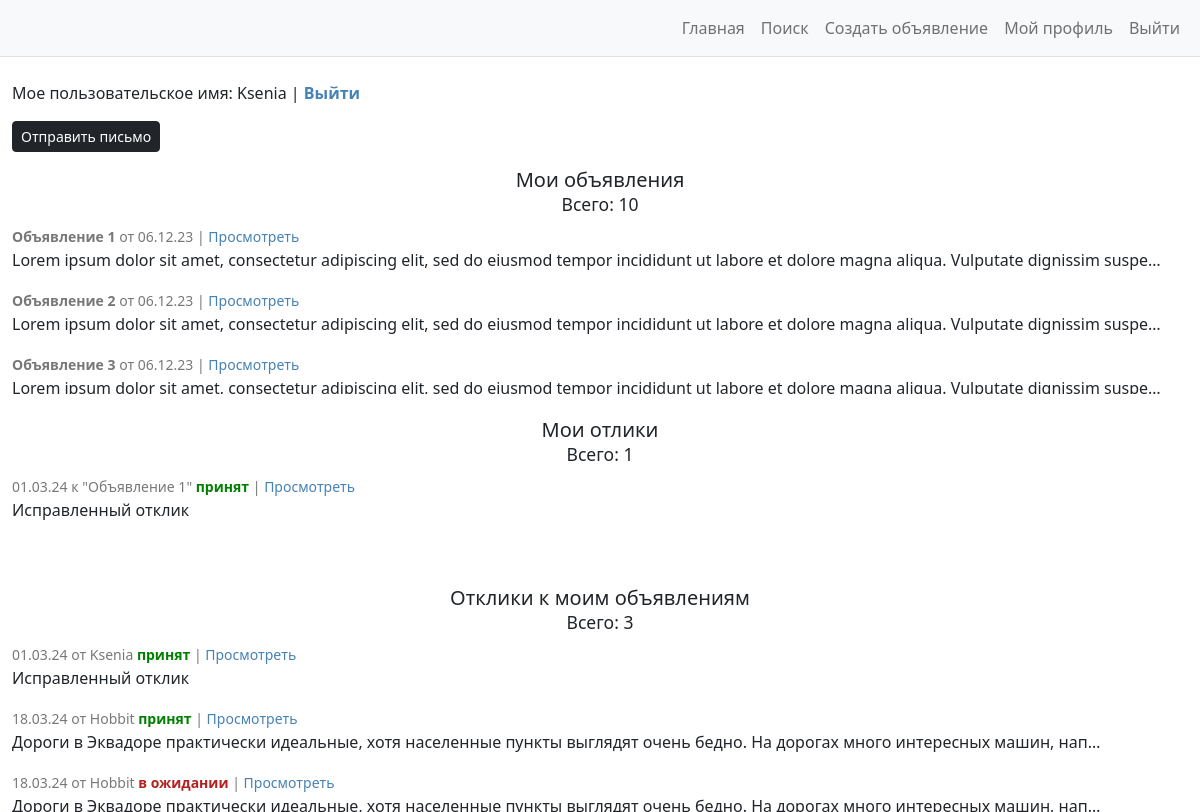
Page /my_profile/ (signed in) on the committed database.
### advertisments/models.py (models this page shows, shortened)
class Ad(models.Model):
    pub_date = models.DateTimeField(
        auto_now_add=True
    )
    author = models.ForeignKey(
        to=User,
        on_delete=models.CASCADE,
    )
    title = models.CharField(
        max_length=255,
        help_text='До 255 символов',
    )
    category = models.CharField(
        max_length=18,
        choices=CATEGORIES,
        default=None,
    )
    content = RichTextUploadingField(
        blank=True
    )
    class Meta:
        ordering = ['pub_date']
        verbose_name = 'Объявление'
        verbose_name_plural = 'Объявления'

class Reply(models.Model):
    author = models.ForeignKey(
        to=User,
        on_delete=models.CASCADE,
    )
    date_sent = models.DateTimeField(
        auto_now_add=True,
    )
    ad = models.ForeignKey(
        to=Ad,
        on_delete=models.CASCADE,
        related_name='replies_to_ad',
    )
    text = models.TextField(
        blank=True,
    )
    is_accepted = models.BooleanField(
        default=False
    )
    class Meta:
        ordering = ['date_sent']
        verbose_name = 'Отклик'
        verbose_name_plural = 'Отклики'

### advertisments/views.py (the view)
# urls.py: path('my_profile/', UserProfile.as_view(), name='user_profile'),
class UserProfile(ListView):
    template_name = "profile_scroll.html"
    model = Ad
    def get_context_data(self, **kwargs):
        context = super().get_context_data(**kwargs)
        context['ads'] = Ad.objects.filter(author=self.request.user)
        context['replies'] = Reply.objects.filter(author=self.request.user).all()
        context['replies_to_self_ads'] = Reply.objects.filter(ad__author=self.request.user).all()
        return context

### advertisments/templates/profile_scroll.html (shortened to what this page needs)
{% extends 'base.html' %}
{% block content %}
<div class="container-fluid" style="width:1200px;margin:0 auto">
    <br />
    <p>
        Мое пользовательское имя: {{ request.user.username }} |
        <a href="{% url 'logout' %}">
            <b>Выйти</b>
        </a>
    </p>
    <p>
        <a href="{% url 'test' %}" class="btn btn-dark btn-sm">
            Отправить письмо
        </a>
    </p>
</div>
<div class="container-fluid" style="width:1200px;margin:0 auto">
    <h5 align="center">
        Мои объявления
        <br/>
        <small>Всего: {{ ads.count }}</small>
    </h5>
</div>
<div class="container-fluid" style="width:1200px;margin:0 auto;max-height:170px;overflow:auto">
    {% if ads %}
        {% for ad in ads %}
        <p>
            <small style="color:rgb(120, 120, 120)">
                <b>{{ ad.title }}</b> от {{ ad.pub_date|date:'d.m.y' }} |
                <a href="{% url 'ads_detail' ad.id %}">Просмотреть</a>
            </small>
            <br />
            {{ ad.content|striptags|truncatechars:150 }}
        </p>
        {% endfor %}
    {% else %}
    <p>Здесь будут Ваши объявления</p>
    {% endif %}
</div>
<div class="container-fluid" style="width:1200px;margin:0 auto">
    <br />
    <h5 align="center">
        Мои отлики
        <br />
        <small>Всего: {{ replies.count }}</small>
    </h5>
</div>
<div class="container-fluid" style="width:1200px;margin:0 auto;max-height:170px;overflow:auto">
    {% if replies %}
        {% for reply in replies %}
        <p>
            <small style="color:rgb(120, 120, 120)">
                {{ reply.date_sent|date:'d.m.y' }} к "{{ reply.ad.title }}"
                {% if reply.is_accepted %}
                    <strong style="color: #008000">принят</strong> |
                {% else %}
                    <strong style="color: #B22222">в ожидании</strong> |
                {% endif %}
                <a href="{% url 'reply_detail' reply.id %}">Просмотреть</a>
            </small>
            <br />
            {{ reply.text|striptags|truncatechars:125 }}
        </p>
        {% endfor %}
    {% else %}
    <p>Здесь будут Ваши отклики</p>
    {% endif %}
    <br />
</div>
<div class="container-fluid" style="width:1200px;margin:0 auto">
    <br />
    <h5 align="center">
        Отклики к моим объявлениям
        <br />
        <small>Всего: {{ replies_to_self_ads.count }}</small>
    </h5>
</div>
<div class="container-fluid" style="width:1200px;margin:0 auto;max-height:170px;overflow:auto">
    {% if replies_to_self_ads %}
        {% for reply in replies_to_self_ads %}
        <p>
            <small style="color:rgb(120, 120, 120)">
                {{ reply.date_sent|date:'d.m.y' }} от {{ reply.author }}
                {% if reply.is_accepted %}
                    <strong style="color: #008000">принят</strong> |
                {% else %}
                    <strong style="color: #B22222">в ожидании</strong> |
                {% endif %}
                <a href="{% url 'reply_detail' reply.id %}">Просмотреть</a>
            </small>
            <br />
            {{ reply.text|striptags|truncatechars:125 }}
        </p>
        {% endfor %}
    {% else %}
    <p>Здесь будут отклики к Вашим объявлениям</p>
    {% endif %}
    <br />
</div>
{% endblock content %}

### templates/base.html (style rules this page uses)
a { text-decoration: initial; color: #4682B4 }

### rows in the picture
Ad: title "Объявление 1", pub_date "06.12.23", content "Lorem ipsum dolor sit amet, consectetur adipiscing elit, sed do eiusmod tempor incididunt ut labore et dolore magna aliqua. Vulputate dignissim suspe…"
Ad: title "Объявление 2", pub_date "06.12.23", content "Lorem ipsum dolor sit amet, consectetur adipiscing elit, sed do eiusmod tempor incididunt ut labore et dolore magna aliqua. Vulputate dignissim suspe…"
Ad: title "Объявление 3", pub_date "06.12.23", content "Lorem ipsum dolor sit amet, consectetur adipiscing elit, sed do eiusmod tempor incididunt ut labore et dolore magna aliqua. Vulputate dignissim suspe…"
Reply: date_sent "01.03.24", ad "Объявление 1", is_accepted "принят", text "Исправленный отклик", author "Ksenia"
Reply: date_sent "18.03.24", author "Hobbit", is_accepted "принят", text "Дороги в Эквадоре практически идеальные, хотя населенные пункты выглядят очень бедно. На дорогах много интересных машин, нап…"
Reply: date_sent "18.03.24", author "Hobbit", is_accepted "в ожидании"

### other values in the picture
{{ request.user.username }} "Ksenia"
{{ ads.count }} "10"
{{ replies.count }} "1"
{{ replies_to_self_ads.count }} "3"
